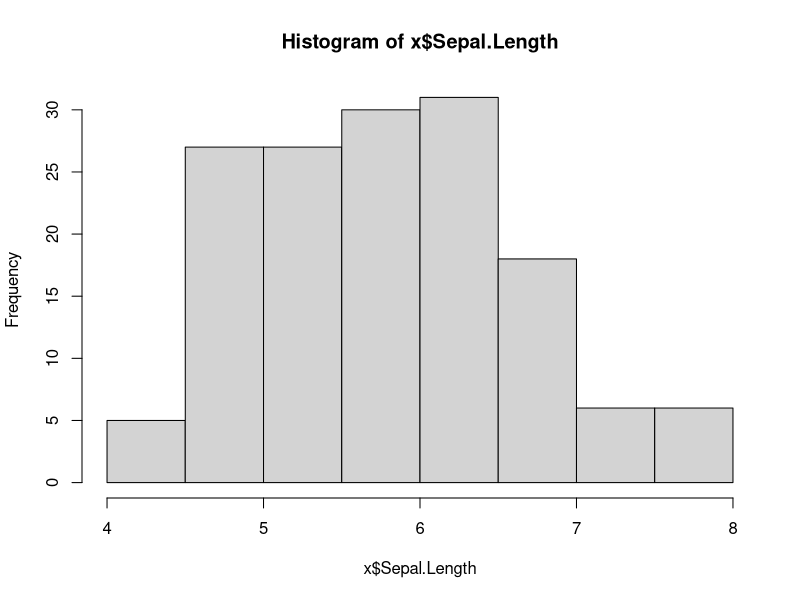
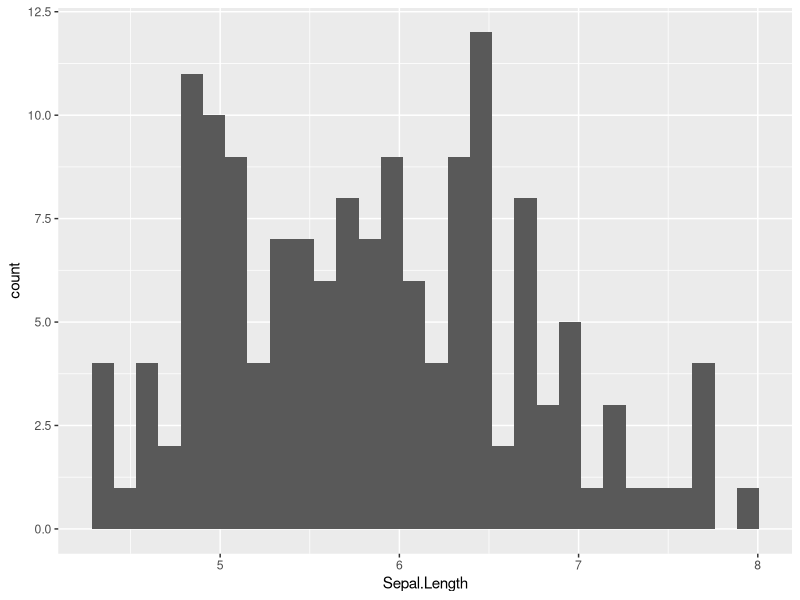
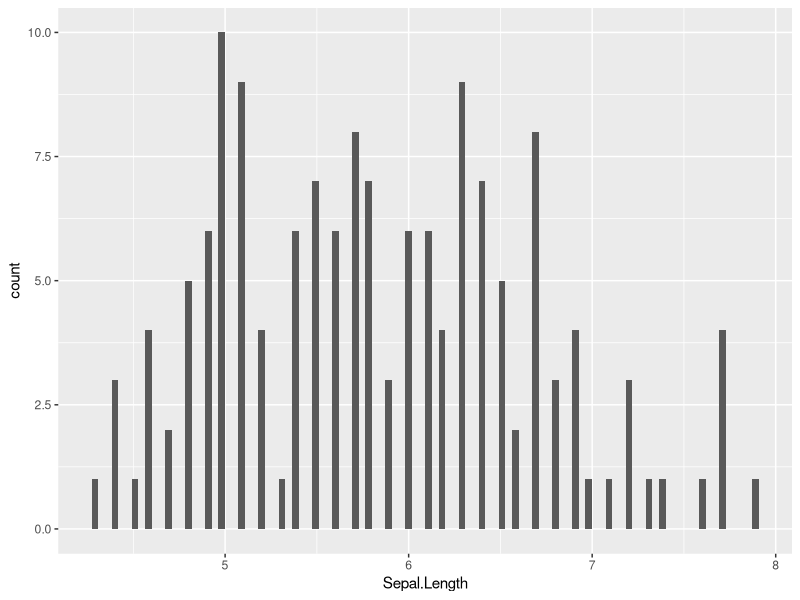
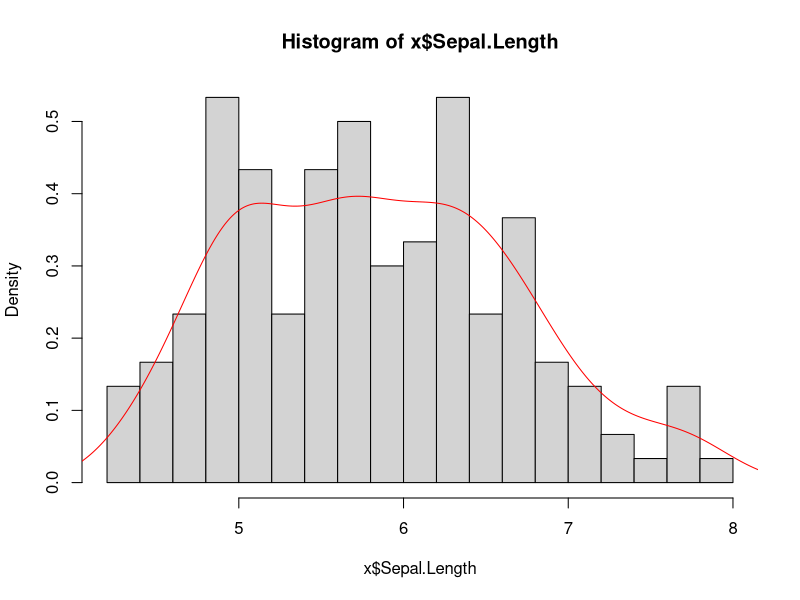
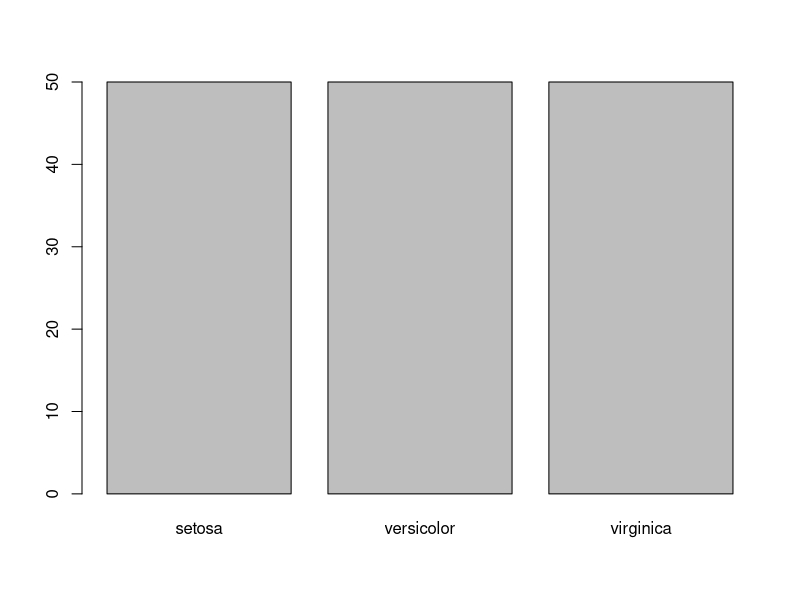
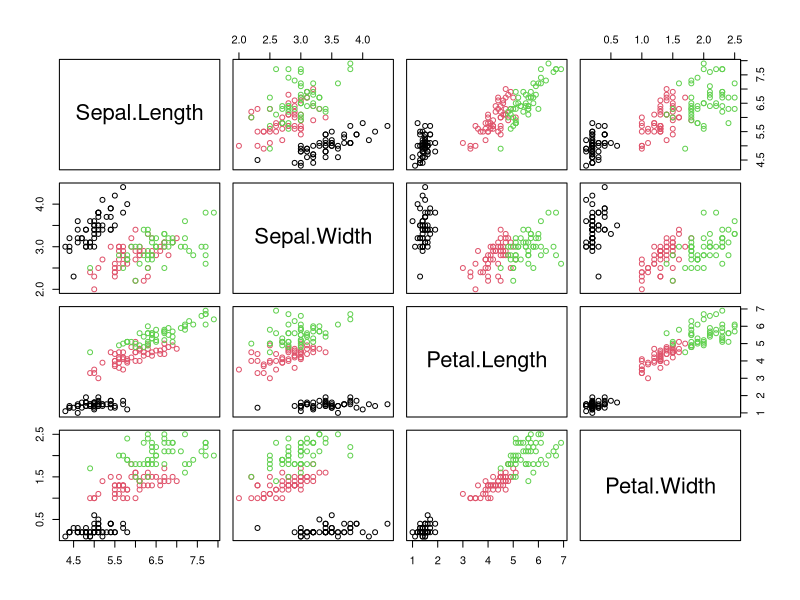
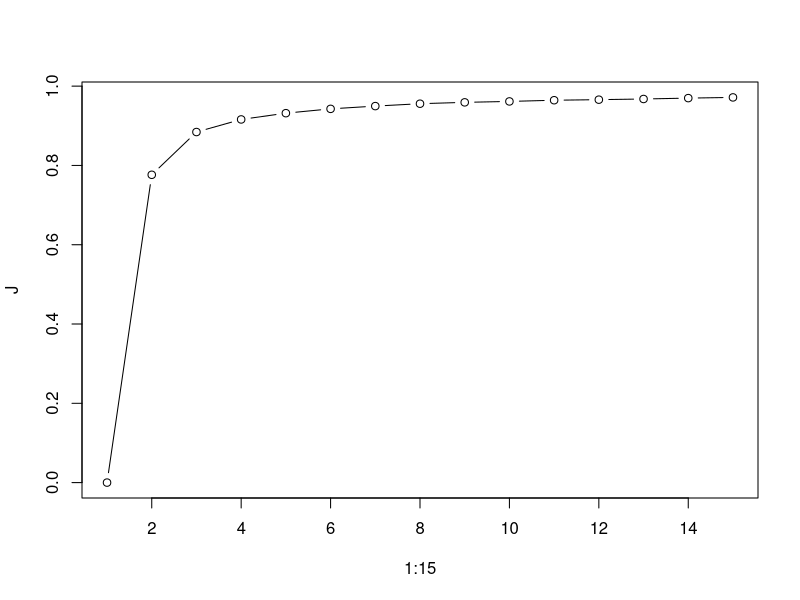
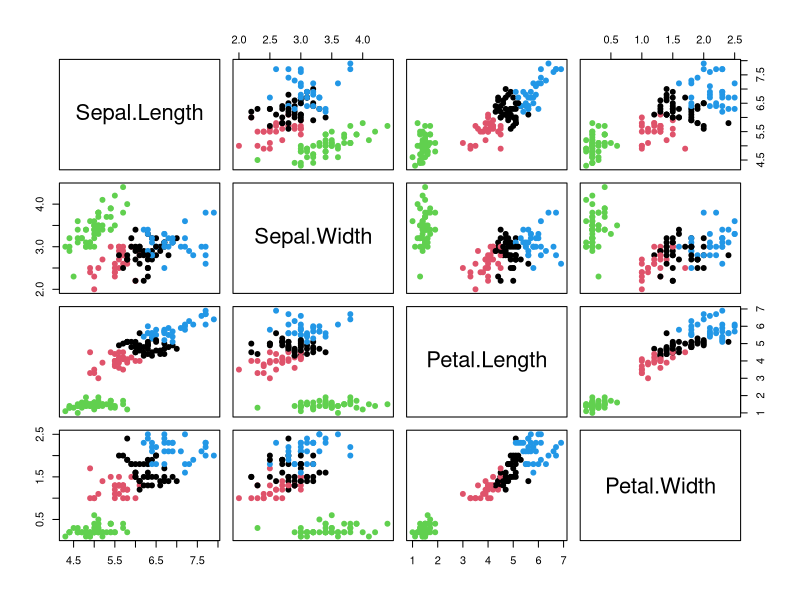

These charts were generated, in order, by the following R code:
## ---- chunk 1
x=iris
summary(x)
## ---- chunk 2
hist(x$Sepal.Length)
## ---- chunk 3
library(ggplot2)
ggplot(x)+geom_histogram(aes(x=Sepal.Length))
## ---- chunk 4
ggplot(x)+geom_histogram(aes(x=Sepal.Length),bins=100)
hist(x$Sepal.Length,breaks=20,freq=FALSE)
lines(density(x$Sepal.Length),col='red')
## ---- chunk 5
barplot(summary(x$Species))
## ---- chunk 6
pairs(x[,-5],col=as.numeric(x$Species))
## ---- chunk 7
library(class)
?kmeans
## ---- chunk 8
#try 1. not set nstart, 2. try nstart=10 not a good result
out=kmeans(x[,-5],3,nstart=10)
out
## ---- chunk 9
J=c()
for (k in 1:15){
  out=kmeans(x[,-5],k,nstart=15)
  J[k]=out$betweenss/out$totss   #B/S
}
plot(1:15,J,type='b') 
#we choose k from 2-15, so
## ---- chunk 10
out= kmeans(x[,-5],4)
pairs(x[,-5],col=out$cluster,pch=19)
out1= kmeans(x[,-5],3)
pairs(x[,-5],col=out1$cluster,pch=19)
## ---- chunk 11
x1=swiss
summary(swiss)
## ---- chunk 12
J1=c()
for (k in 1:15){
  out=kmeans(x1,k,nstart=15)
  J1[k]=out$betweenss/out$totss   #B/S
}
plot(1:15,J,type='b') 
## ---- chunk 13
out11= kmeans(x1,4,nstart=15)
pairs(x1,col=out11$cluster,pch=19)
out12= kmeans(x1,5, nstart=15)
pairs(x1,col=out12$cluster,pch=19)

out12
#here we see that the cluster 2 means we think it is a big city, more balance
#there's geneve, Rive Droite, Rive Gauche
